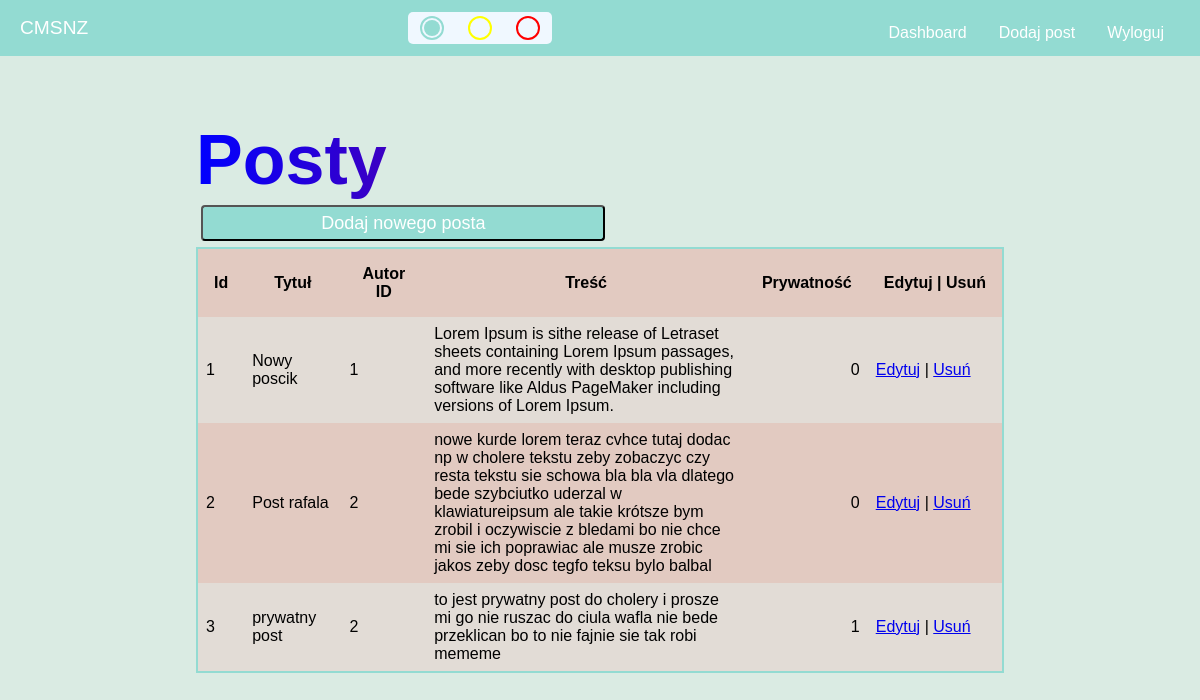
Before: /dashboard/posts.php (signed in) with the older database file.
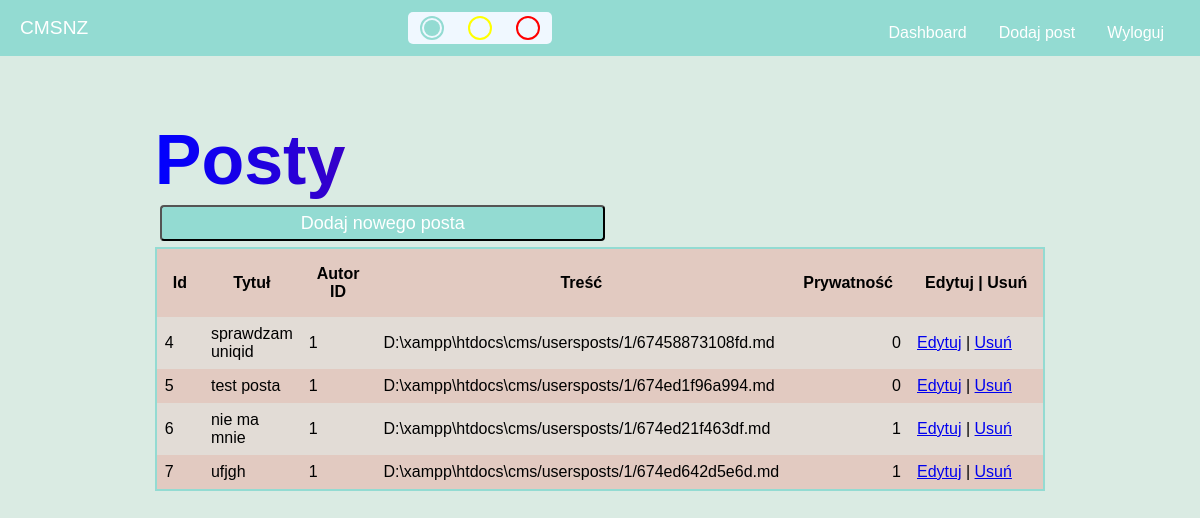
After: the same page with the newer database file.
### tables this page shows
CREATE TABLE `posts` (
  `ID` int(11) NOT NULL,
  `title` text NOT NULL,
  `content` text NOT NULL,
  `autor` int(11) NOT NULL,
  `date` date NOT NULL,
  `added` datetime NOT NULL DEFAULT current_timestamp(),
  `private` tinyint(1) DEFAULT NULL
);

### dashboard/posts.php (the view, shortened to what this page needs)
<?php
include('../importy/bazadanych.php');
include('../importy/header.php');
if ($stm = $connect->prepare('SELECT * FROM posts')) {
    $stm->execute();
    $result = $stm->get_result();
?>
<div class="container width-7">
    <div class="row justify-content-center">
        <div class="md-10">
            <h1 class="page-title">Posty</h1>
            <button class="btn-add">
                <a href="postsmgm/postsadd.php">Dodaj nowego posta</a>
            </button>
            <table class="table table-striped table-hover">
                <tr>
                    <th>Id</th>
                    <th>Tytuł</th>
                    <th>Autor ID</th>
                    <th>Treść</th>
                    <th>Prywatność</th>
                    <th class="text-center"><span>Edytuj | Usuń</span></th>
                </tr>
                <?php
                if ($result->num_rows > 0) {
                    while ($record = $result->fetch_assoc()) { ?>
                <tr>
                    <td><?php echo $record['ID']?></td>
                    <td><?php echo $record['title']?></td>
                    <td><?php echo $record['autor']?></td>
                    <td><?php echo $record['content']?></td>
                    <td class="td-bool"><?php echo $record['private']?></td>
                    <td>
                        <a href="/cms/dashboard/postsmgm/postsedit.php?id=<?php echo $record['ID']?>">Edytuj</a> |
                        <a href="/cms/dashboard/posts.php?delete=<?php echo $record['ID']?>">Usuń</a>
                    </td>
                </tr>
                <?php
                    }
                }
                else { ?>
                <tr>
                    <td colspan="6" style="text-align: center">Brak postów do wyświetlenia</td>
                </tr>
                <?php }
                ?>
            </table>
        </div>
    </div>
</div>
<?php
}
else {
    echo'statement problem nie można przygotować';
}
include("../importy/footer.php");
?>

Changed rows visible on the page:
removed posts: ID "1", title "Nowy poscik", autor "1", content "Lorem Ipsum is sithe release of Letraset sheets containing Lorem Ipsum passages, and more recently with desktop publishing software like Aldus PageMaker including versions of Lorem Ipsum.", private "0"
removed posts: ID "2", title "Post rafala", autor "2", content "nowe kurde lorem teraz cvhce tutaj dodac np w cholere tekstu zeby zobaczyc czy resta tekstu sie schowa bla bla vla dlatego bede szybciutko uderzal w klawiatureipsum ale takie krótsze bym zrobil i oczywiscie z bledami bo nie chce mi sie ich poprawiac ale musze zrobic jakos zeby dosc tegfo teksu bylo balbal", private "0"
removed posts: ID "3", title "prywatny post", autor "2", content "to jest prywatny post do cholery i prosze mi go nie ruszac do ciula wafla nie bede przeklican bo to nie fajnie sie tak robi mememe", private "1"
added posts: ID "4", title "sprawdzam uniqid", autor "1", content "D:\\xampp\\htdocs\\cms/usersposts/1/67458873108fd.md", private "0"
added posts: ID "5", title "test posta", autor "1", content "D:\\xampp\\htdocs\\cms/usersposts/1/674ed1f96a994.md", private "0"
added posts: ID "6", title "nie ma mnie", autor "1", content "D:\\xampp\\htdocs\\cms/usersposts/1/674ed21f463df.md", private "1"
added posts: ID "7", title "ufjgh", autor "1", content "D:\\xampp\\htdocs\\cms/usersposts/1/674ed642d5e6d.md", private "1"
